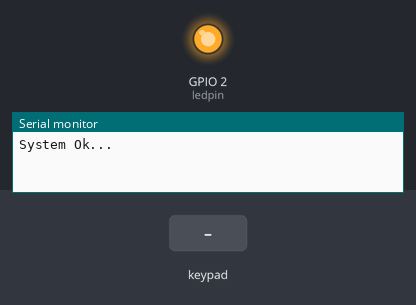
Bench run of a program on a simulated ESP32. On the bench: output pins drawn as LEDs (lit = HIGH), the last lines printed to the serial monitor. The test bench sets the inputs (shaded band).

Above: at 1.2 s.
1.3 s: keypad keys 1 2 * pressed 0.4 s apart
At 3.3 s:
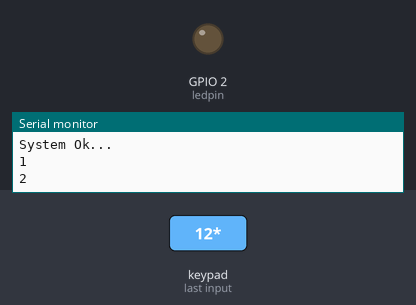
5.5 s: key '#' pressed
At 5.9 s:
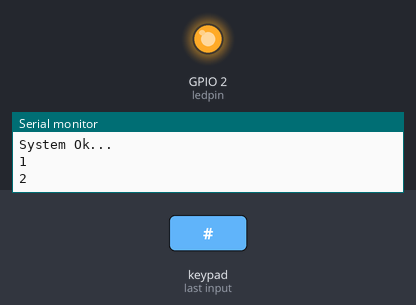
7.0 s: key '*' pressed
At 8.1 s:
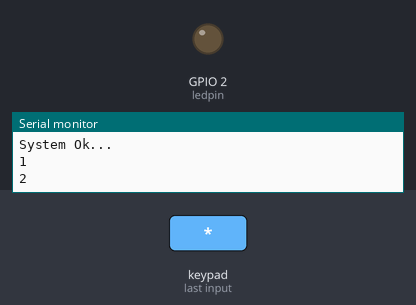
Timing chart, 0 to 10.0 s (numbered marks = the images above; inputs shaded):
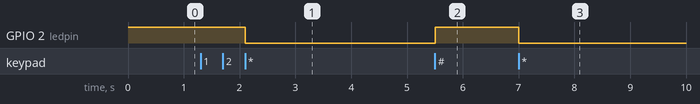

Measured:
- after the input at 1.3 s, GPIO 2 (ledpin): HIGH → LOW after 0.81 s
- after the input at 5.5 s, GPIO 2 (ledpin): LOW → HIGH at once
- after the input at 7.0 s, GPIO 2 (ledpin): HIGH → LOW at once

The program:

main.cpp
```cpp
#include <Arduino.h>
#include <Keypad.h>

const byte ROWS = 4; // Four rows
const byte COLS = 4; // Three columns

// Define the Keymap
char keys[ROWS][COLS] = {
  {'1','2','3','A'},
  {'4','5','6','B'},
  {'7','8','9','C'},
  {'#','0','*','D'}
};

// Conections ESP32 - Keypad
#define ROW1 23
#define ROW2 22
#define ROW3 21
#define ROW4 19
#define COL1 5
#define COL2 17
#define COL3 16
#define COL4 4

// Connect keypad ROW1, ROW2, ROW3 and ROW4 to these Arduino pins.
byte rowPins[ROWS] = { ROW1, ROW2, ROW3, ROW4 };
// Connect keypad COL0, COL1, COL2 and COL3 to these Arduino pins.
byte colPins[COLS] = { COL1, COL2, COL3, COL4 };

// Create the Keypad
Keypad kpd = Keypad( makeKeymap(keys), rowPins, colPins, ROWS, COLS );

const int ledpin = 2;

void setup()
{
  pinMode(ledpin,OUTPUT);
  digitalWrite(ledpin, HIGH);
  Serial.begin(9600);
  Serial.println("System Ok...");
}

void loop()
{
  char key = kpd.getKey();
  if(key)  // Check for a valid key.
  {
    switch (key)
    {
      case '*':
        digitalWrite(ledpin, LOW);
        break;
      case '#':
        digitalWrite(ledpin, HIGH);
        break;
      default:
        Serial.println(key);
    }
  }
}
```
